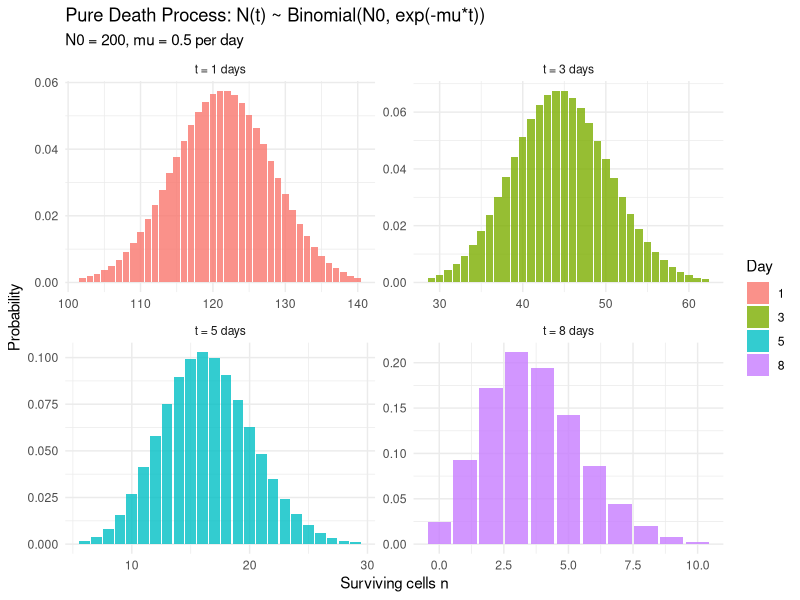
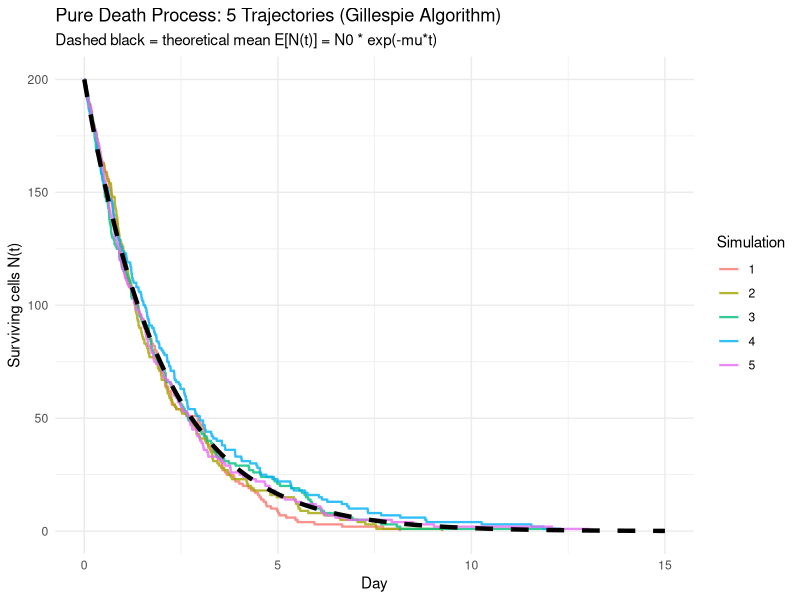
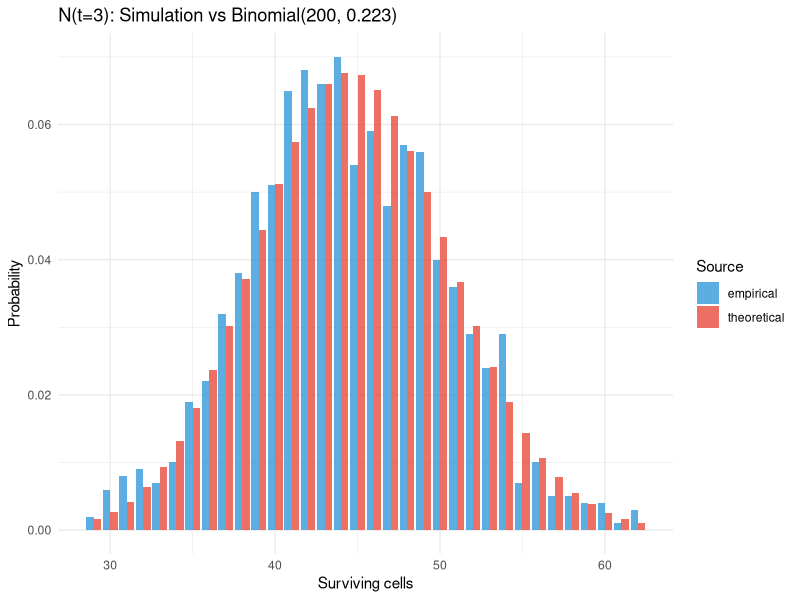
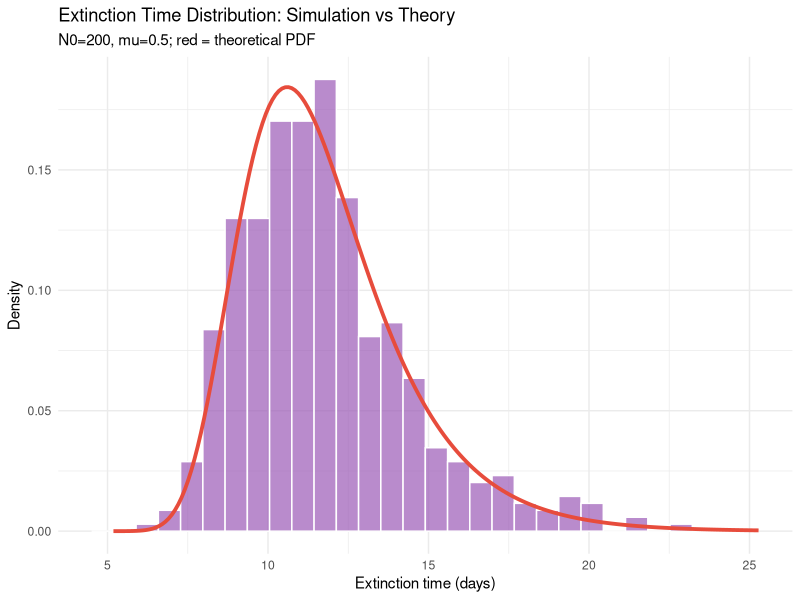

Reproduce these figures in R, in order.
# Required packages
library(ggplot2)
library(dplyr)

# Scenario: Chemotherapy-induced cancer cell death modelled as a pure death process.
# N0 = 200 cancer cells; individual death rate mu = 0.5 per cell per day.
# The pure death process gives N(t) ~ Binomial(N0, exp(-mu*t)).

N0  <- 200     # initial number of cancer cells
mu  <- 0.5     # individual death rate per day

# ============================================================
# Task 1: Theoretical Binomial distribution at specified times
# ============================================================
t_obs <- c(1, 3, 5, 8)

# TODO: For each t in t_obs, compute P_n(t) = C(N0,n)*p^n*(1-p)^(N0-n)
# where p = exp(-mu*t). Use dbinom() in R.
# Store in a long-format data frame: columns n, t, prob

theoretical_df <- lapply(t_obs, function(t) {
  p_t <- exp(-mu * t)
  n_range <- 0:N0
  data.frame(
    n       = n_range,
    t       = t,
    prob    = dbinom(n_range, size = N0, prob = p_t),
    t_label = paste0("t = ", t, " days")
  )
}) |> bind_rows()

# TODO: For each t, print: E[N(t)] = N0*p_t and Var[N(t)] = N0*p_t*(1-p_t)
cat("Theoretical mean and variance:\n")
for (t in t_obs) {
  p_t <- exp(-mu * t)
  cat(sprintf("  t=%d: E[N(t)]=%.2f, Var[N(t)]=%.2f, SD=%.2f\n",
              t, N0*p_t, N0*p_t*(1-p_t), sqrt(N0*p_t*(1-p_t))))
}

# TODO: Plot bar charts of the Binomial PMF at each time
# Facet by t. Only show n-values near the mean (focus: n from 0 to N0).
ggplot(theoretical_df |> filter(prob > 0.001), aes(x = n, y = prob, fill = factor(t))) +
  geom_col(alpha = 0.8) +
  facet_wrap(~ t_label, scales = "free") +
  labs(
    title   = "Pure Death Process: N(t) ~ Binomial(N0, exp(-mu*t))",
    subtitle = paste0("N0 = ", N0, ", mu = ", mu, " per day"),
    x = "Surviving cells n", y = "Probability", fill = "Day"
  ) +
  theme_minimal()

# ============================================================
# Task 2: Gillespie simulation of the pure death process
# ============================================================
simulate_death <- function(N0, mu, T_max) {
  times <- c(0)
  pops  <- c(N0)
  n     <- N0
  t     <- 0
  while (n > 0 && t < T_max) {
    # Rate of next death = n * mu
    rate <- n * mu
    wait <- rexp(1, rate = rate)
    t    <- t + wait
    if (t > T_max) break
    n    <- n - 1
    times <- c(times, t)
    pops  <- c(pops,  n)
  }
  data.frame(time = times, pop = pops)
}

# TODO: Simulate 5 trajectories up to T_max = 15 days
set.seed(111)
T_max  <- 15
n_traj <- 5

traj_list <- lapply(seq_len(n_traj), function(i) {
  sim <- simulate_death(N0, mu, T_max)
  sim$sim_id <- i
  sim
})
traj_all <- bind_rows(traj_list)

# Theoretical mean decay curve
t_seq   <- seq(0, T_max, by = 0.05)
mean_df <- data.frame(t = t_seq, mean_pop = N0 * exp(-mu * t_seq))

# TODO: Plot trajectories as step functions with theoretical mean overlaid
ggplot(traj_all, aes(x = time, y = pop, group = sim_id, color = factor(sim_id))) +
  geom_step(linewidth = 0.8, alpha = 0.8) +
  geom_line(data = mean_df, aes(x = t, y = mean_pop),
            inherit.aes = FALSE, color = "black", linewidth = 1.5, linetype = "dashed") +
  labs(
    title    = "Pure Death Process: 5 Trajectories (Gillespie Algorithm)",
    subtitle = "Dashed black = theoretical mean E[N(t)] = N0 * exp(-mu*t)",
    x = "Day", y = "Surviving cells N(t)", color = "Simulation"
  ) +
  theme_minimal()

# ============================================================
# Task 3: Compare simulated distribution to Binomial at t=3
# ============================================================
set.seed(222)
n_sim   <- 1000
t_check <- 3

# TODO: Simulate n_sim death processes and record N(t_check)
N_at_3 <- replicate(n_sim, tail(simulate_death(N0, mu, t_check)$pop, 1))

# Theoretical Binomial
p_t3    <- exp(-mu * t_check)
n_range <- 0:N0

# TODO: Compare empirical frequency vs dbinom()
emp_freq   <- tabulate(N_at_3 + 1, nbins = N0 + 1) / n_sim  # +1 for 0-indexing
theo_probs <- dbinom(n_range, size = N0, prob = p_t3)

# Focus on the plausible range
n_show <- which(theo_probs > 0.001) - 1  # back to 0-indexed
comp_df <- data.frame(
  n           = n_show,
  empirical   = emp_freq[n_show + 1],
  theoretical = theo_probs[n_show + 1]
) |>
  tidyr::pivot_longer(c(empirical, theoretical), names_to = "source", values_to = "prob")

ggplot(comp_df, aes(x = n, y = prob, fill = source)) +
  geom_col(position = "dodge", alpha = 0.8) +
  scale_fill_manual(values = c(empirical = "#3498db", theoretical = "#e74c3c")) +
  labs(
    title  = paste0("N(t=", t_check, "): Simulation vs Binomial(", N0, ", ", round(p_t3,3), ")"),
    x = "Surviving cells", y = "Probability", fill = "Source"
  ) +
  theme_minimal()

# ============================================================
# Task 4: Extinction time distribution
# ============================================================
# Extinction time = time when last cell dies = max of N0 Exp(mu) lifetimes
# CDF: P(T_ext <= t) = (1 - exp(-mu*t))^N0

# TODO: Simulate 500 complete death processes (run until N=0) and
# record the extinction time (the last event time before N=0).
set.seed(333)
T_ext_sims <- replicate(500, {
  sim <- simulate_death(N0, mu, T_max = 100)
  # The extinction time is the last event before N=0
  tail(sim$time, 1)
})

# TODO: Plot histogram of extinction times with the theoretical
# PDF f_T(t) = N0 * mu * exp(-mu*t) * (1-exp(-mu*t))^(N0-1) overlaid
t_ext_range <- seq(min(T_ext_sims)*0.8, max(T_ext_sims)*1.1, length.out=200)
f_T_ext <- N0 * mu * exp(-mu * t_ext_range) * (1 - exp(-mu * t_ext_range))^(N0-1)
f_df    <- data.frame(t=t_ext_range, f=f_T_ext)

ggplot(data.frame(T_ext=T_ext_sims), aes(x=T_ext)) +
  geom_histogram(aes(y=after_stat(density)), bins=30,
                 fill="#9b59b6", alpha=0.7, color="white") +
  geom_line(data=f_df, aes(x=t, y=f), color="#e74c3c", linewidth=1.3) +
  labs(
    title    = "Extinction Time Distribution: Simulation vs Theory",
    subtitle = paste0("N0=", N0, ", mu=", mu, "; red = theoretical PDF"),
    x = "Extinction time (days)", y = "Density"
  ) +
  theme_minimal()

# Theoretical expected extinction time: (1/mu) * H_{N0}
H_N0 <- sum(1 / (1:N0))
E_T_ext_theo <- H_N0 / mu
cat(sprintf("\nExpected extinction time: theoretical = %.4f days, simulated = %.4f days\n",
            E_T_ext_theo, mean(T_ext_sims)))
